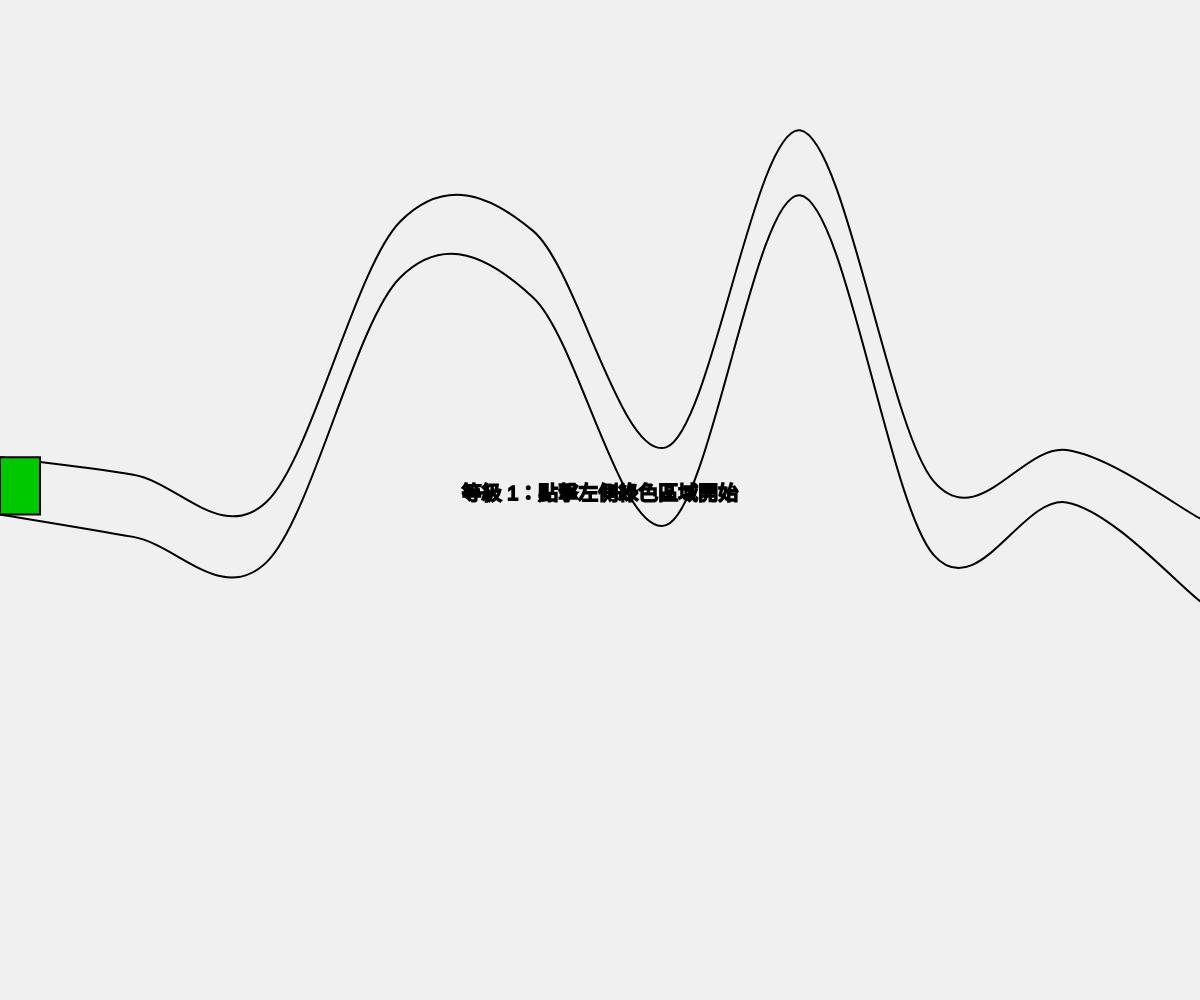
Frame 1 (no input)
Frame 60 (no input): identical to frame 1, image omitted
Frame 120 (the mouse pressed at the canvas centre since frame 60): identical to frame 1, image omitted

The p5.js sketch that drew this single still picture (run headless with seeded random() and noise() and a simulated clock; from frame 60 on, the mouse is pressed at the canvas centre):

// p5.js sketch
// ── sketch.js
let topPoints = [];
let bottomPoints = [];
let gameState = "START"; // START, PLAYING, WIN, LOST
let numPoints = 10; // 增加到 10 個點
let level = 1;      // 用於追蹤難度

function setup() {
  createCanvas(windowWidth, windowHeight); // 使用全螢幕
  generatePath();
}

function draw() {
  background(240);

  if (gameState === "START") {
    drawPath();
    fill(0, 200, 0);
    rect(0, topPoints[0].y, 40, bottomPoints[0].y - topPoints[0].y);
    fill(0);
    textSize(20);
    textAlign(CENTER);
    text("等級 " + level + "：點擊左側綠色區域開始", width / 2, height / 2);
    
    if (mouseIsPressed && mouseX < 40 && mouseY > topPoints[0].y && mouseY < bottomPoints[0].y) {
      gameState = "PLAYING";
    }
  } else if (gameState === "PLAYING") {
    drawPath();
    checkCollision();
    
    // 繪製結束區域
    fill(255, 200, 0);
    rect(width - 40, topPoints[numPoints - 1].y, 40, bottomPoints[numPoints - 1].y - topPoints[numPoints - 1].y);
    
    // 檢查是否到達終點
    if (mouseX > width - 40) {
      level++; // 過關後增加難度
      gameState = "WIN";
    }
  } else if (gameState === "WIN") {
    fill(0, 150, 0);
    textSize(32);
    textAlign(CENTER);
    text("恭喜過關！目前等級：" + level, width / 2, height / 2);
    textSize(16);
    text("點擊滑鼠挑戰下一關", width / 2, height / 2 + 40);
    if (mouseIsPressed) resetGame();
  } else if (gameState === "LOST") {
    fill(200, 0, 0);
    textSize(32);
    textAlign(CENTER);
    text("失敗了！", width / 2, height / 2);
    textSize(16);
    text("點擊滑鼠重新挑戰本關", width / 2, height / 2 + 40);
    if (mouseIsPressed) {
      gameState = "START";
      generatePath();
    }
  }
}

function generatePath() {
  topPoints = [];
  bottomPoints = [];
  let spacing = width / (numPoints - 1);
  
  for (let i = 0; i < numPoints; i++) {
    let x = i * spacing;
    let y = random(height * 0.1, height * 0.6);
    
    // 初始寬度設定在 50 到 85 之間，隨等級增加變窄
    let minGap = max(15, 50 - (level - 1) * 5);
    let maxGap = max(20, 85 - (level - 1) * 5);
    let gap = random(minGap, maxGap);
    
    topPoints.push(createVector(x, y));
    bottomPoints.push(createVector(x, y + gap));
  }
}

function drawPath() {
  noFill();
  stroke(0);
  strokeWeight(2);
  
  // 繪製上邊界曲線
  beginShape();
  if (topPoints.length > 0) curveVertex(topPoints[0].x, topPoints[0].y);
  for (let p of topPoints) {
    curveVertex(p.x, p.y);
  }
  if (topPoints.length > 0) curveVertex(topPoints[topPoints.length - 1].x, topPoints[topPoints.length - 1].y);
  endShape();
  
  // 繪製下邊界曲線
  beginShape();
  if (bottomPoints.length > 0) curveVertex(bottomPoints[0].x, bottomPoints[0].y);
  for (let p of bottomPoints) {
    curveVertex(p.x, p.y);
  }
  if (bottomPoints.length > 0) curveVertex(bottomPoints[bottomPoints.length - 1].x, bottomPoints[bottomPoints.length - 1].y);
  endShape();
}

function checkCollision() {
  // 尋找目前滑鼠所在的線段
  let spacing = width / (numPoints - 1);
  let index = floor(mouseX / spacing);
  
  if (index >= 0 && index < numPoints - 1) {
    // 取得曲線計算所需的四個點 (Catmull-Rom 需要前後控制點)
    let p0y = topPoints[max(0, index - 1)].y;
    let p1y = topPoints[index].y;
    let p2y = topPoints[index + 1].y;
    let p3y = topPoints[min(numPoints - 1, index + 2)].y;
    
    let b0y = bottomPoints[max(0, index - 1)].y;
    let b1y = bottomPoints[index].y;
    let b2y = bottomPoints[index + 1].y;
    let b3y = bottomPoints[min(numPoints - 1, index + 2)].y;
    
    let t = (mouseX - (index * spacing)) / spacing;
    
    // 使用 curvePoint 取得精確的 Y 座標
    let currentTopY = curvePoint(p0y, p1y, p2y, p3y, t);
    let currentBottomY = curvePoint(b0y, b1y, b2y, b3y, t);
    
    if (mouseY <= currentTopY || mouseY >= currentBottomY) {
      gameState = "LOST";
    }
  }
}

function windowResized() {
  resizeCanvas(windowWidth, windowHeight);
  generatePath();
}

function resetGame() {
  generatePath();
  gameState = "START";
}
